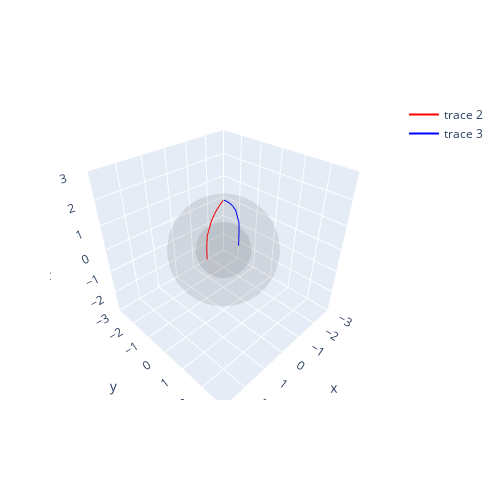

The notebook cell saved with this chart:
### Code cell
# COLLAPSED
from nerfstudio.field_components.spatial_distortions import SceneContraction

data = []

cont_near_positions = SceneContraction()(near_positions)
cont_far_positions = SceneContraction()(far_positions)

data.append(vis.get_sphere(radius=1.0, color="#111111", opacity=0.05))
data.append(vis.get_sphere(radius=2.0, color="#111111", opacity=0.05))

colors = ['red', 'blue']  # colors for the two rays
# Add the rays to the plot
for i in range(2):
    all_points = torch.cat([cont_near_positions[i], cont_far_positions[i]], dim=0)
    data.append(go.Scatter3d(x=all_points[:, 0], y=all_points[:, 1], z=all_points[:, 2], mode='lines', line=dict(color=colors[i])))

# Set size, aspect ratio, and axis range
fig = go.Figure(data=data, layout=go.Layout(
    autosize=False,
    width=500,
    height=500,
    margin=dict(
        l=50,
        r=50,
        b=100,
        t=100,
        pad=4
    ),
    scene=dict(
        xaxis=dict(range=[-3, 3]),
        yaxis=dict(range=[-3, 3]),
        zaxis=dict(range=[-3, 3]),
        aspectmode='cube'
    )
))

fig.show()
